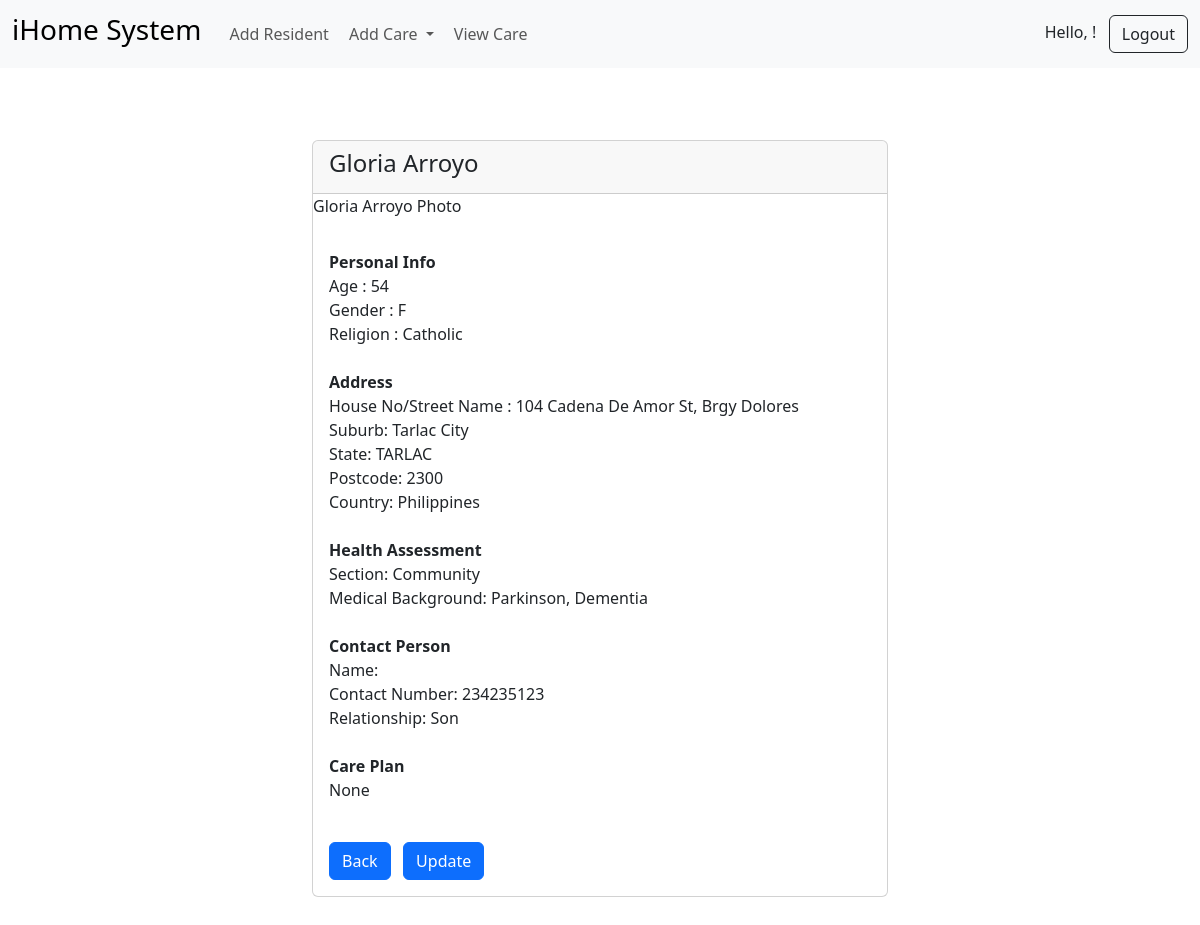
The app's page /record/4 (signed in) with its own data.
### my_app/models.py (models this page shows, shortened)
class Record(models.Model):
    created_at = models.DateTimeField(auto_now_add = True)
    first_name = models.CharField(max_length=50)
    last_name = models.CharField(max_length=50)
    age = models.CharField(max_length=10)
    gender = models.CharField(max_length=10)
    religion = models.CharField(max_length=50)
    house_street = models.CharField(max_length=50)
    suburb = models.CharField(max_length=50)
    state  = models.CharField(max_length=20)
    post_code = models.CharField(max_length=20)
    country = models.CharField(max_length=50)
    section = models.CharField(max_length=50)
    med_background = models.CharField(max_length=250)
    care_plan = models.CharField(max_length=2500, null=True)
    contact_first = models.CharField(max_length=50)
    contact_last = models.CharField(max_length=50)
    contact_number = models.CharField(max_length=50)
    contact_rel = models.CharField(max_length=20)
    person_image = models.ImageField(null=True, blank=True, upload_to='images/')

### my_app/views.py (the view)
# urls.py: path('record/<int:pk>', views.cus_record, name='record'),
def cus_record(request,pk):
    if request.user.is_authenticated:
        customer_record = Record.objects.get(id=pk)
        return render(request, 'login/record.html', {'customer_record': customer_record})
    else:
        messages.success(request, 'You need to be logged in to view record')
        return redirect('home')

### my_app/templates/login/record.html (shortened to what this page needs)
{% extends 'base.html' %}
{% load static %}
{% block content %}
<div class="col-md-6 offset-md-3 container">
    <br>
    <br>
    <br>
    {% if user.is_authenticated %}
        <div class="card">
            <div class="card-header">
               <h4>{{ customer_record.first_name}} {{ customer_record.last_name}}</h4>
            </div>
            {% with image=customer_record.person_image %}
                {% if image %}
                    <img src="{{ image.url }}" class="card-img-top" width="522">
                {% else %}
                    <p>{{ customer_record.first_name }} {{ customer_record.last_name }} Photo</p>
                {% endif %}
            {% endwith %}
            <div class="card-body">
            <p class="card-text">
                <strong>Personal Info </strong> <br>
                Age : {{ customer_record.age }} <br>
                Gender : {{ customer_record.gender }} <br>
                Religion : {{ customer_record.religion }} <br><br>
                <strong>Address</strong> <br>
                House No/Street Name : {{ customer_record.house_street }} <br>
                Suburb: {{ customer_record.suburb }} <br>
                State: {{ customer_record.state }} <br>
                Postcode: {{ customer_record.post_code }} <br>
                Country: {{ customer_record.country }}
                <br><br>
                <strong>Health Assessment</strong> <br>
                Section: {{ customer_record.section }} <br>
                Medical Background: {{ customer_record.med_background }}
                <br><br>
                <Strong>Contact Person</Strong><br>
                Name: {{ customer_record.contact_first}} {{ customer_record.contact_last}} <br>
                Contact Number: {{ customer_record.contact_number }} <br>
                Relationship: {{ customer_record.contact_rel}}
                <br><br>
                <strong>Care Plan</strong> <br>
                {{ customer_record.care_plan}}
            </p>
            <br>
            <a href="{% url 'residents' %}" class="btn btn-primary">Back</a> &nbsp;
            <a href="{% url 'update' customer_record.id %}" class="btn btn-primary">Update</a> &nbsp;
            </div>
        </div>
    {% endif %}
</div>
 <br><br>
{% endblock %}

### records on screen
Record: first_name "Gloria", last_name "Arroyo", age "54", gender "F", religion "Catholic", house_street "104 Cadena De Amor St, Brgy Dolores", suburb "Tarlac City", state "TARLAC", post_code "2300", country "Philippines", section "Community", med_background "Parkinson, Dementia", contact_number "234235123", contact_rel "Son", care_plan "None"
